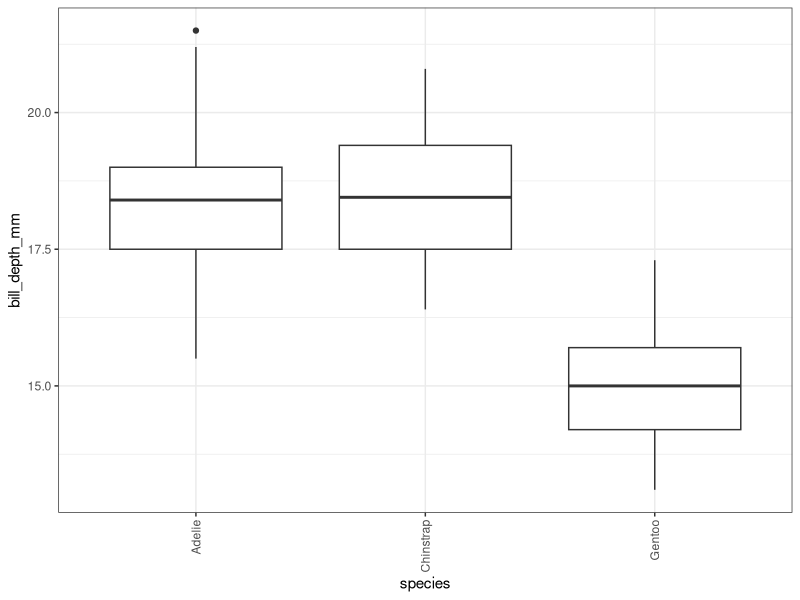
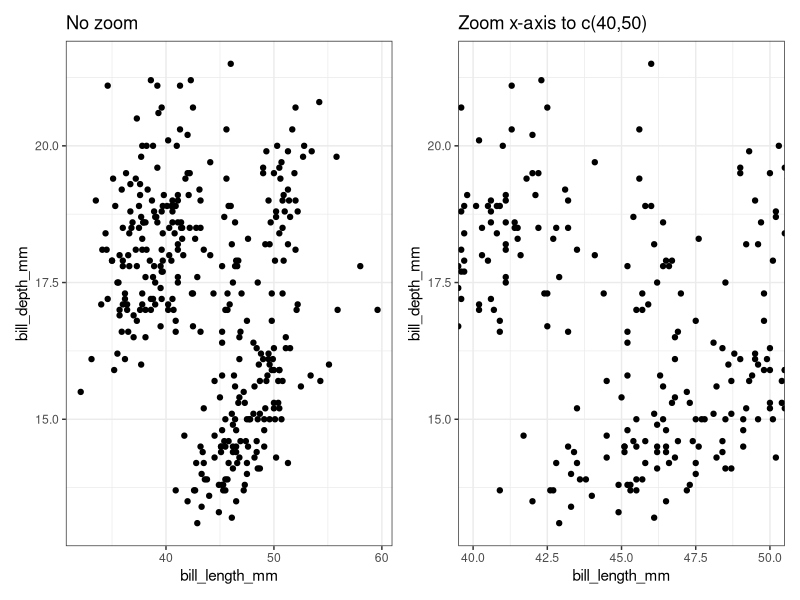

Source code (R) for these figures, in order:
## ---- chunk 1
library(tidyverse)
library(here)
library(patchwork)
library(palmerpenguins)

# default theme for ggplot
theme_set(theme_bw())

# do not output errors and warnings in Markdown
knitr::opts_chunk$set(error = FALSE, warning = FALSE)
## ---- chunk 2
penguins %>% 
  ggplot(aes(x = species, y = bill_depth_mm)) +
  geom_boxplot() +
  theme(axis.text.x = element_text(angle = 90, hjust = 1, vjust = 0.5))
## ---- chunk 3
no_zoom <- 
  penguins %>% 
  ggplot(aes(x = bill_length_mm, y = bill_depth_mm)) +
  geom_point()+
  ggtitle("No zoom")

zoom <- 
  penguins %>% 
  ggplot(aes(x = bill_length_mm, y = bill_depth_mm)) +
  geom_point() +
  coord_cartesian(xlim = c(40,50)) +
  ggtitle("Zoom x-axis to c(40,50)")

no_zoom + zoom
## ---- chunk 4
comp_files_md5 <- function(orig, rebuild) {
  con_orig <- file(orig, open = "rt")
  md5_orig <- md5(con_orig)
  con_rebuild <- file(rebuild, open = "rt")
  md5_rebuild <- md5(con_rebuild)
  
  close(con_orig)
  close(con_rebuild)
  
  identical(md5_orig, md5_rebuild)
}
